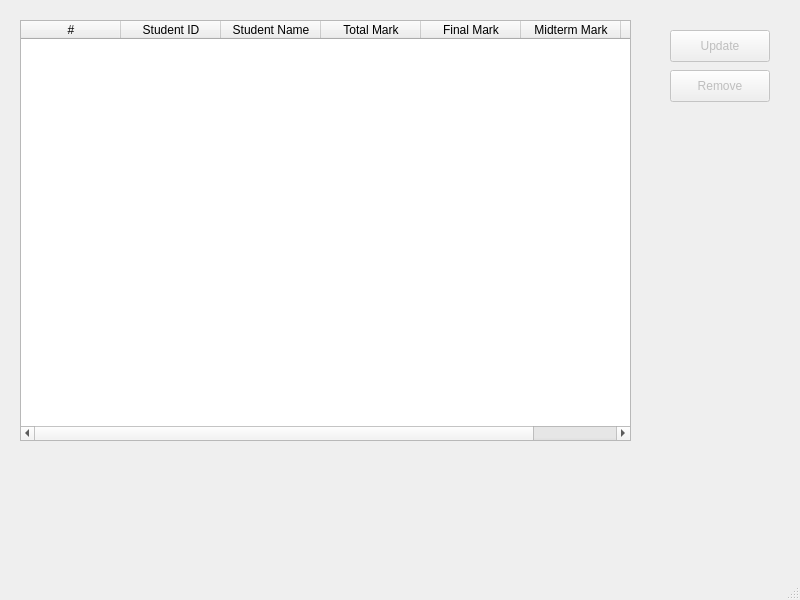
<?xml version="1.0" encoding="UTF-8"?>
<ui version="4.0">
 <class>scoreboard_course_staff</class>
 <widget class="QMainWindow" name="scoreboard_course_staff">
  <property name="geometry">
   <rect>
    <x>0</x>
    <y>0</y>
    <width>800</width>
    <height>600</height>
   </rect>
  </property>
  <property name="windowTitle">
   <string>MainWindow</string>
  </property>
  <widget class="QWidget" name="centralwidget">
   <widget class="QTableWidget" name="tableWidget">
    <property name="geometry">
     <rect>
      <x>20</x>
      <y>20</y>
      <width>611</width>
      <height>421</height>
     </rect>
    </property>
    <column>
     <property name="text">
      <string>#</string>
     </property>
    </column>
    <column>
     <property name="text">
      <string>Student ID</string>
     </property>
    </column>
    <column>
     <property name="text">
      <string>Student Name</string>
     </property>
    </column>
    <column>
     <property name="text">
      <string>Total Mark</string>
     </property>
    </column>
    <column>
     <property name="text">
      <string>Final Mark</string>
     </property>
    </column>
    <column>
     <property name="text">
      <string>Midterm Mark</string>
     </property>
    </column>
    <column>
     <property name="text">
      <string>Other Mark</string>
     </property>
    </column>
   </widget>
   <widget class="QPushButton" name="updatescore_button">
    <property name="enabled">
     <bool>false</bool>
    </property>
    <property name="geometry">
     <rect>
      <x>670</x>
      <y>30</y>
      <width>100</width>
      <height>32</height>
     </rect>
    </property>
    <property name="text">
     <string>Update</string>
    </property>
   </widget>
   <widget class="QPushButton" name="removescore_button">
    <property name="enabled">
     <bool>false</bool>
    </property>
    <property name="geometry">
     <rect>
      <x>670</x>
      <y>70</y>
      <width>100</width>
      <height>32</height>
     </rect>
    </property>
    <property name="text">
     <string>Remove</string>
    </property>
   </widget>
  </widget>
  <widget class="QMenuBar" name="menubar">
   <property name="geometry">
    <rect>
     <x>0</x>
     <y>0</y>
     <width>800</width>
     <height>24</height>
    </rect>
   </property>
  </widget>
  <widget class="QStatusBar" name="statusbar"/>
 </widget>
 <resources/>
 <connections/>
</ui>
